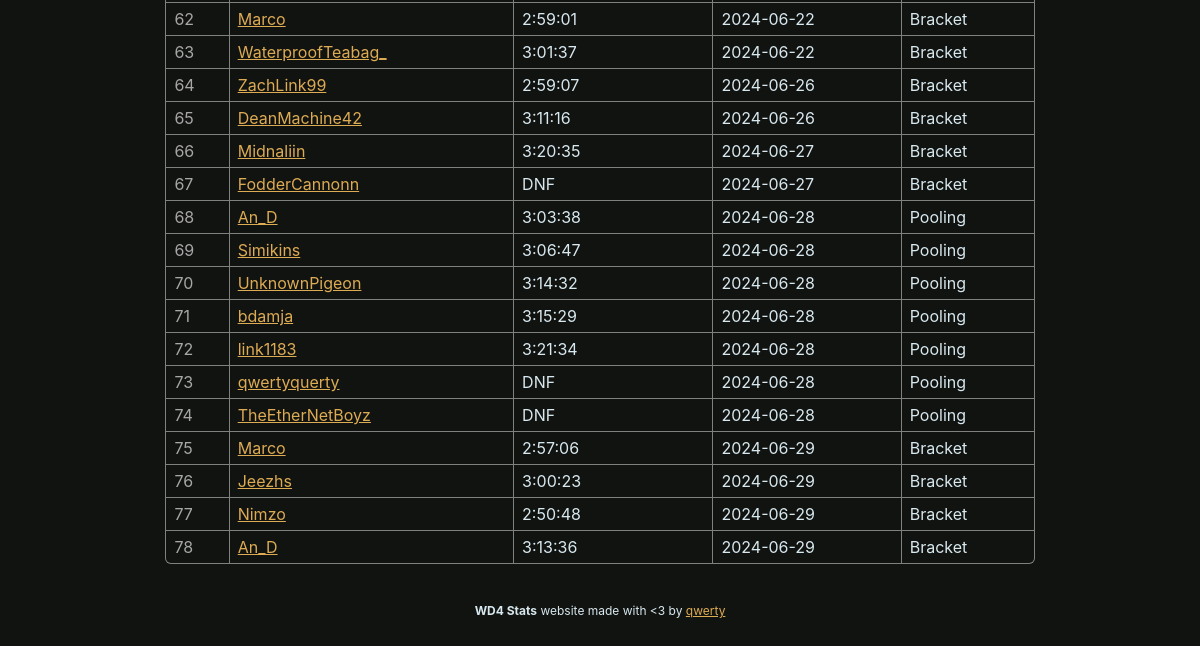
/runs (lower part), run on an earlier commit of the app's database.
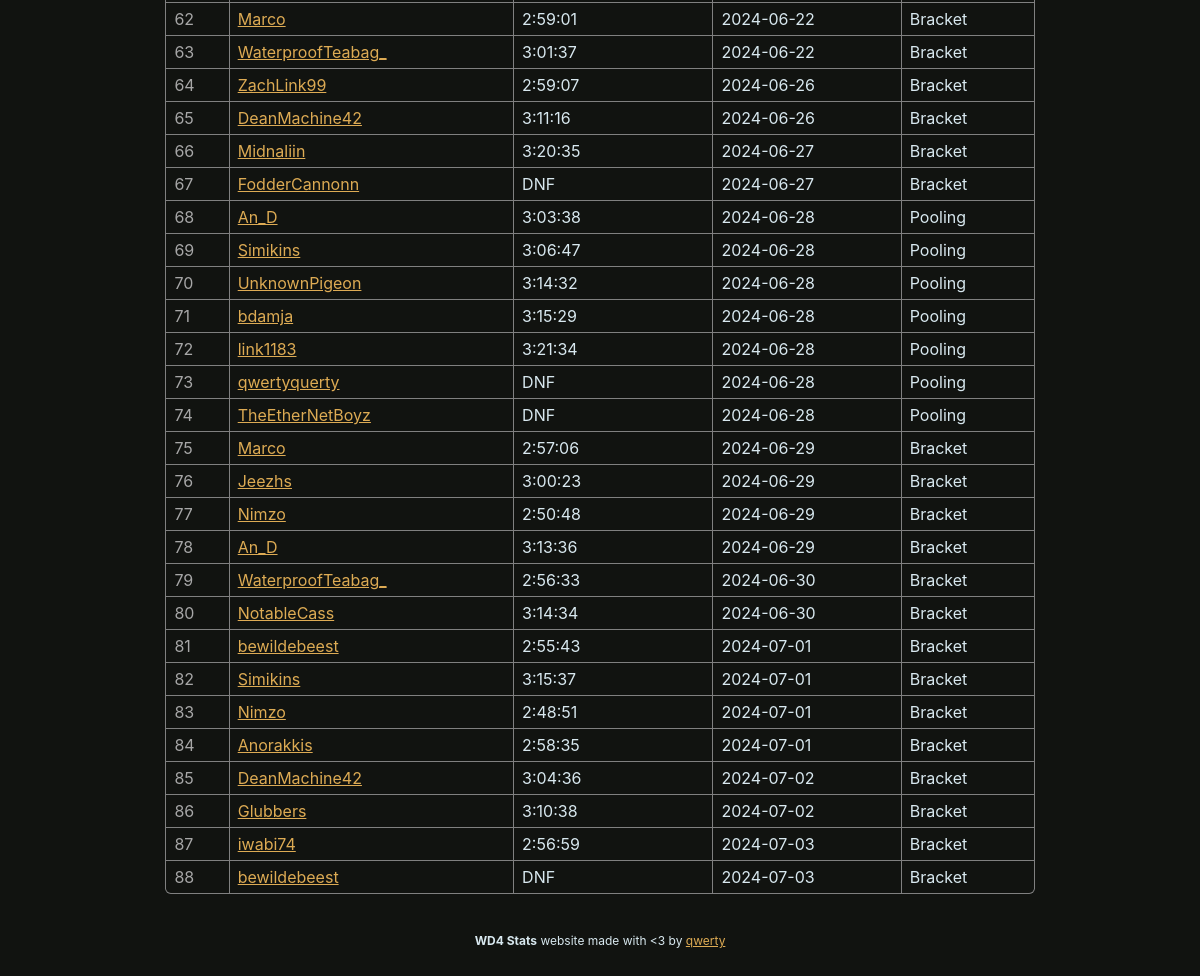
And on a later commit of the database.
### wd4.py (models this page shows, shortened)
class BaseModel(Model):
    class Meta:
        database = db

class Runs(BaseModel):
    player = CharField(32)
    time = FloatField()
    id = IntegerField()
    date = DateField()
    flags = IntegerField()
    phase = IntegerField()
    event = IntegerField()
    zelda_swoops = IntegerField()
    zelda_triangles = IntegerField()
    def format_time(self):
        return format_time(self.time) if not self.dnf() else "DNF"
    def format_phase(self):
        return ["Seeding", "Pooling", "Bracket"][self.phase]
    def dnf(self):
        return self.flags & RUN_FLAG_DNF
    def pb(self):
        return self.flags & RUN_FLAG_PB

### wd4.py (the view)
@app.route("/runs")
def page_runs():
    sort = request.args.get("sort", default="id")
    runs = Runs.select()
    if sort in Runs._meta.sorted_field_names:
        runs = runs.order_by(
            getattr(Runs, sort).asc()
        )
    return render_template("runs.html", **globals(), runs=runs, sort=sort)

### wd4.py (called while the page is built)
def format_time(time):
    return str(timedelta(seconds=time))

### templates/runs.html (shortened to what this page needs)
{% extends "layout.html" %}
{% block content %}
    <table>
        {% for run in runs %}
        <tr>
            <td style="color: var(--hint-color);">
                {{ run.id }}
            </td>
            <td>
                {{ link_name(run.player) }}
            </td>
            <td {% if run.pb() %}style="color: var(--win-color)"{% endif %}>
                {{ run.format_time() }} {% if run.pb() %}<span style="color: var(--border-color);">(PB!)</span>{% endif %}
            </td>
            <td>
                {{ run.date | string }}
            </td>
            <td>
                {{ run.format_phase() }}
            </td>
        </tr>
        {% endfor %}
    </table>
{% endblock %}

### templates/layout.html (shortened to what this page needs)
{% macro link_name(name) -%}<a href="https://speedrun.com/User/{{ name }}">{{ name }}</a>{% endmacro %}
<html lang="en">
    <head>
        <link rel="stylesheet" href="static/css/brackets-viewer.min.css" />
        <link rel="stylesheet" href="static/css/dark.css" />
    </head>
    <body>
        {% block content %}
        {% endblock %}
        <footer class="footer">
            <div style="text-align: center;">
                <strong>WD4 Stats</strong> website made with &lt;3 by <a href="https://github.com/qwertyquerty">qwerty</a>
            </div>
        </footer>
    </body>
</html>

### static/css/dark.css (style rules this page uses)
.brackets-viewer, * { --primary-background: #111310; --secondary-background: #303030; --match-background: var(--primary-background); --font-color: #d8e8ef; --win-color: #50b649; --loss-color: #de2c26; --label-color: grey; --hint-color: #a7a7a7; --connector-color: #DDDDDD; --border-color: #DDAB54; --border-hover-color: #b6b5b5; --text-size: 12px; --round-margin: 40px; --match-width: 200px; --match-horizontal-padding: 8px; --match-vertical-padding: 6px; --connector-border-width: 2px; --match-border-width: 1px; --match-border-radius: 0.3em; }
body { font-size: var(--text-size); color: var(--font-color); font-family: -apple-system,BlinkMacSystemFont,"Segoe UI",Roboto,"Helvetica Neue",Arial,"Noto Sans",sans-serif,"Apple Color Emoji","Segoe UI Emoji","Segoe UI Symbol","Noto Color Emoji"; }
table { width: 80%; margin: 40px auto; border-radius: var(--match-border-radius); border-collapse: collapse; border-style: hidden; box-shadow: 0 0 0 1px var(--label-color); }
html { background-color: #111310; }
body { padding: 50px; }

What changed in the data, as far as the page shows it:
added Runs: id "79", player "WaterproofTeabag_", format_time "2:56:33", date "2024-06-30", format_phase "Bracket"
added Runs: id "80", player "NotableCass", format_time "3:14:34", date "2024-06-30", format_phase "Bracket"
added Runs: id "81", player "bewildebeest", format_time "2:55:43", date "2024-07-01", format_phase "Bracket"
added Runs: id "82", player "Simikins", format_time "3:15:37", date "2024-07-01", format_phase "Bracket"
added Runs: id "83", player "Nimzo", format_time "2:48:51", date "2024-07-01", format_phase "Bracket"
added Runs: id "84", player "Anorakkis", format_time "2:58:35", date "2024-07-01", format_phase "Bracket"
added Runs: id "85", player "DeanMachine42", format_time "3:04:36", date "2024-07-02", format_phase "Bracket"
added Runs: id "86", player "Glubbers", format_time "3:10:38", date "2024-07-02", format_phase "Bracket"
added Runs: id "87", player "iwabi74", format_time "2:56:59", date "2024-07-03", format_phase "Bracket"
added Runs: id "88", player "bewildebeest", format_time "DNF", date "2024-07-03", format_phase "Bracket"
